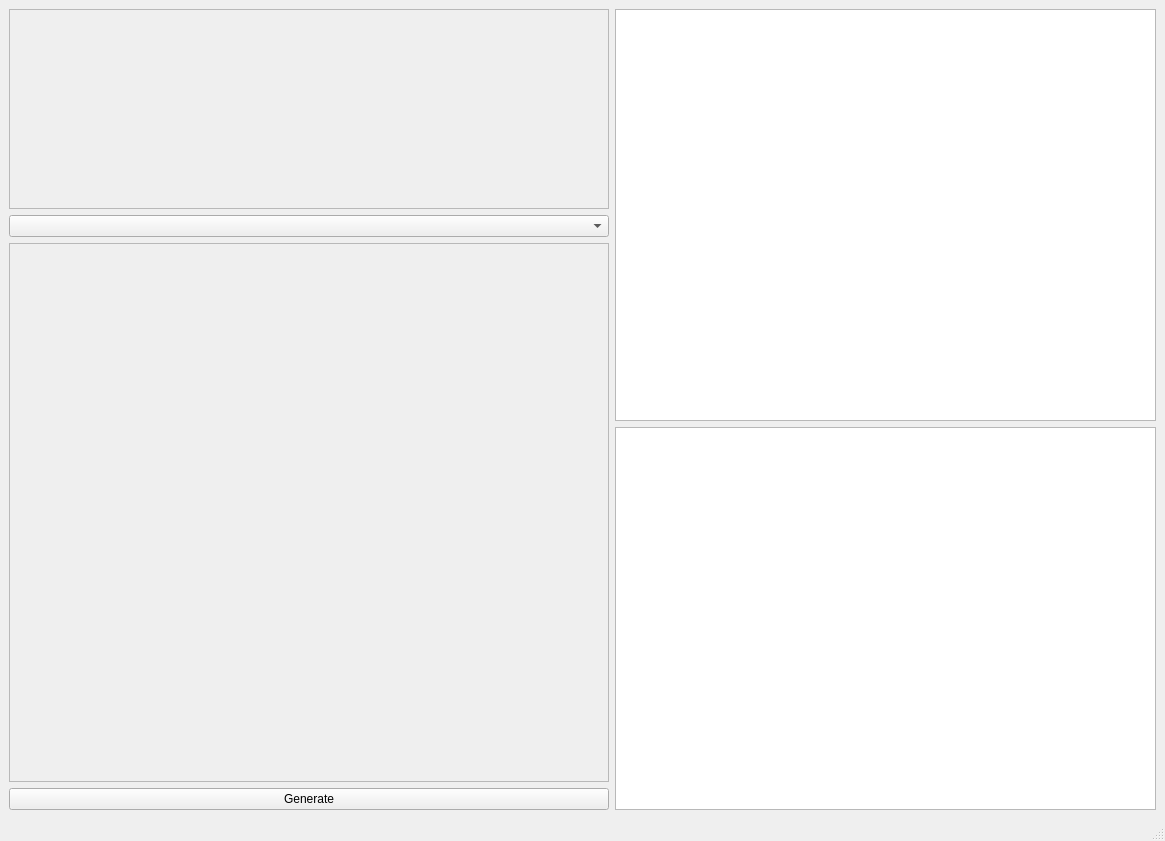
<?xml version="1.0" encoding="UTF-8"?>
<ui version="4.0">
 <class>MainWindow</class>
 <widget class="QMainWindow" name="MainWindow">
  <property name="geometry">
   <rect>
    <x>0</x>
    <y>0</y>
    <width>1165</width>
    <height>841</height>
   </rect>
  </property>
  <property name="windowTitle">
   <string>MainWindow</string>
  </property>
  <widget class="QWidget" name="centralwidget">
   <layout class="QGridLayout" name="gridLayout">
    <item row="2" column="0" rowspan="3">
     <widget class="QScrollArea" name="scheduleParamsScrollArea">
      <property name="sizePolicy">
       <sizepolicy hsizetype="Expanding" vsizetype="Expanding">
        <horstretch>0</horstretch>
        <verstretch>0</verstretch>
       </sizepolicy>
      </property>
      <property name="minimumSize">
       <size>
        <width>600</width>
        <height>0</height>
       </size>
      </property>
      <property name="widgetResizable">
       <bool>true</bool>
      </property>
      <widget class="QWidget" name="scheduleParamsContents">
       <property name="geometry">
        <rect>
         <x>0</x>
         <y>0</y>
         <width>598</width>
         <height>519</height>
        </rect>
       </property>
       <layout class="QGridLayout" name="gridLayout_2"/>
      </widget>
     </widget>
    </item>
    <item row="0" column="0">
     <widget class="QScrollArea" name="valveMapScrollArea">
      <property name="sizePolicy">
       <sizepolicy hsizetype="Expanding" vsizetype="Maximum">
        <horstretch>0</horstretch>
        <verstretch>0</verstretch>
       </sizepolicy>
      </property>
      <property name="minimumSize">
       <size>
        <width>400</width>
        <height>200</height>
       </size>
      </property>
      <property name="widgetResizable">
       <bool>true</bool>
      </property>
      <widget class="QWidget" name="valveMapContents">
       <property name="geometry">
        <rect>
         <x>0</x>
         <y>0</y>
         <width>598</width>
         <height>198</height>
        </rect>
       </property>
       <layout class="QVBoxLayout" name="verticalLayout"/>
      </widget>
     </widget>
    </item>
    <item row="5" column="0">
     <widget class="QPushButton" name="generateScheduleButton">
      <property name="text">
       <string>Generate</string>
      </property>
     </widget>
    </item>
    <item row="1" column="0">
     <widget class="QComboBox" name="scheduleTypesCombo">
      <property name="minimumSize">
       <size>
        <width>150</width>
        <height>0</height>
       </size>
      </property>
     </widget>
    </item>
    <item row="0" column="1" rowspan="3">
     <widget class="QTableView" name="tableView"/>
    </item>
    <item row="3" column="1" rowspan="3">
     <widget class="QGraphicsView" name="graphicsView"/>
    </item>
   </layout>
  </widget>
  <widget class="QMenuBar" name="menubar">
   <property name="geometry">
    <rect>
     <x>0</x>
     <y>0</y>
     <width>1165</width>
     <height>21</height>
    </rect>
   </property>
  </widget>
  <widget class="QStatusBar" name="statusbar"/>
 </widget>
 <resources/>
 <connections/>
</ui>
